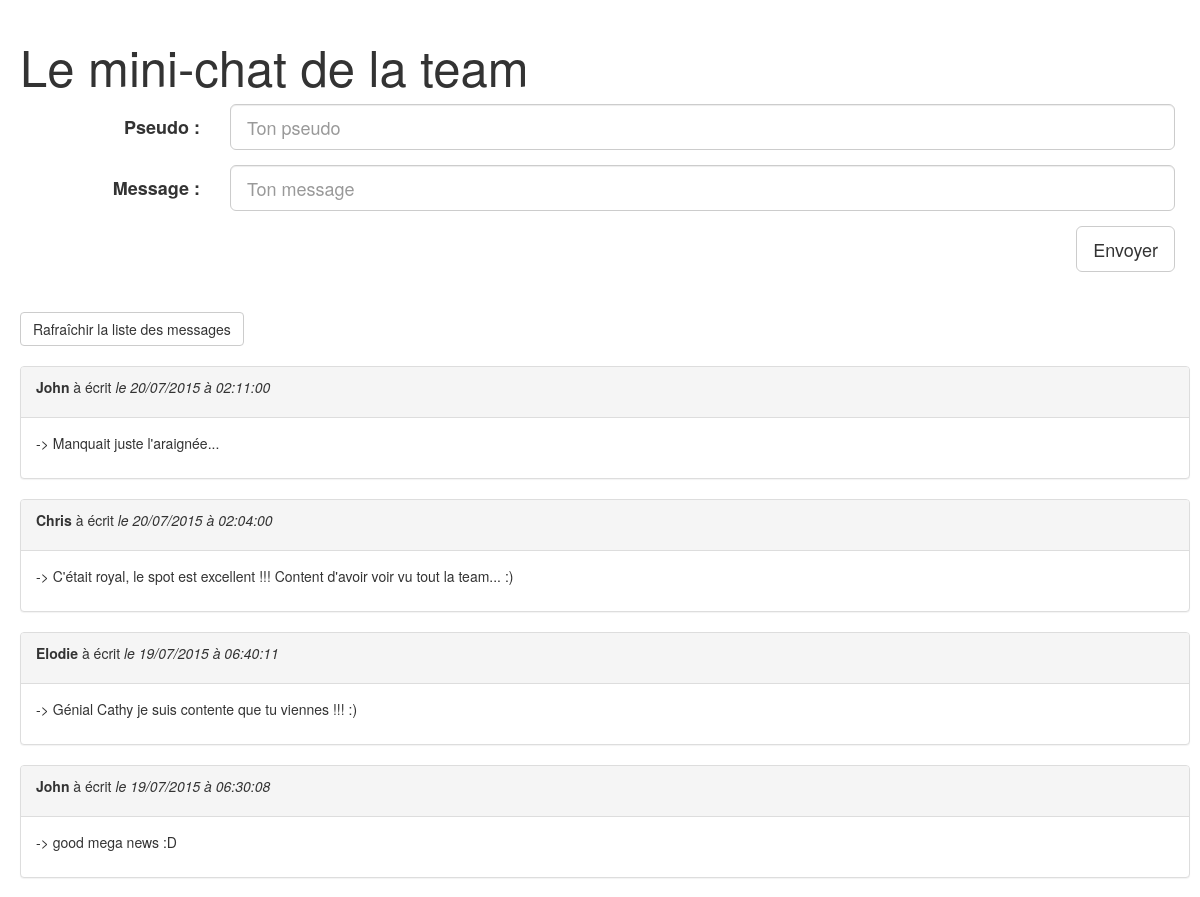
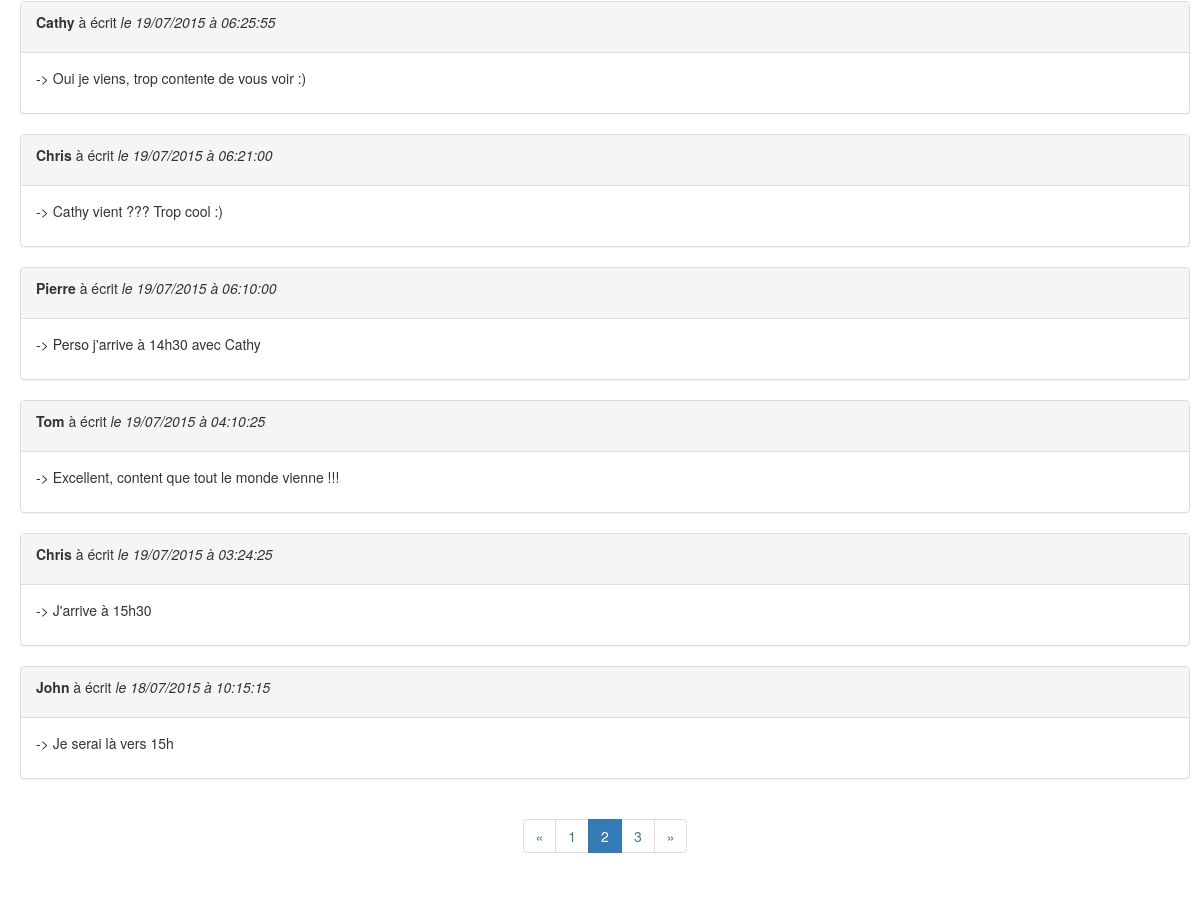
The app's page /index.php?page=2 with its own data (2 pictures, top to bottom).
### tables this page shows
CREATE TABLE IF NOT EXISTS `messages` (
  `id` int(11) NOT NULL,
  `pseudo` varchar(255) NOT NULL,
  `message` varchar(255) NOT NULL,
  `date_time_msg` datetime NOT NULL
);

### index.php (the view, shortened to what this page needs)
<!DOCTYPE html>
<html>
    <head>
        <link href="https://maxcdn.bootstrapcdn.com/bootstrap/3.3.5/css/bootstrap.min.css" rel="stylesheet">
        <link href="css/style_01.css"  rel="stylesheet" type="text/css" media="all">
    </head>
    <body>
        <div class="container">
            <h1 class="row">Le mini-chat de la team</h1>
            <div class="row">
                <form class="form-horizontal col-md-12" method="post" action="pages/minichat_post.php">
                    <div class="form-group form-group-lg">
                        <label for="pseudo" class="col-sm-2 control-label">Pseudo : </label>
                        <div class="col-sm-10 focus">
                            <input class="form-control" <?php
                                ?> type="text" name="pseudo" id="pseudo" placeholder="Ton pseudo" autofocus required />
                        </div>
                    </div>
                    <div class="form-group form-group-lg">
                        <label for="message" class="col-sm-2 control-label">Message : </label>
                        <div class="col-sm-10 focus">
                            <input class="form-control" type="text" name="message" id="message" placeholder="Ton message" autofocus required />
                        </div>
                    </div>
                    <button type="submit" class="btn btn-default btn-lg pull-right clearfix">Envoyer</button>
                    <div class="clearfix"></div>
                </form>
            </div>
            <div id="toFresh" class="row clearfix">
                <a href="index.php" class="btn btn-default">Rafraîchir la liste des messages</a>
            </div>
            <section class="row">
                <?php
                include 'configuration/configurationPDO.php';
                $limit_messages_per_page = 10;
                $sql_count = "SELECT COUNT(id) AS counter FROM messages";
                $req_count = $bdd->prepare($sql_count);
                $req_count->execute();
                $messages = $req_count->fetch(PDO::FETCH_ASSOC);
                $counter = $messages['counter'];
                $number_of_pages = ceil($counter / $limit_messages_per_page);
                if (isset($_GET['page'])) {
                      $current_page = (int) $_GET['page'];
                } else {
                    $current_page = 1;
                }
                $limit_start = (int) (($current_page -1) * $limit_messages_per_page);
                $req = $bdd->query("SELECT id, pseudo, message, date_time_msg
                                    FROM messages
                                    ORDER by id DESC
                                    LIMIT $limit_start,$limit_messages_per_page
                                   ");
                while ($datas = $req->fetch()) {
                    $new_date_format = (new DateTime($datas['date_time_msg']))->format('d/m/Y à H:i:s');
                ?>
                <div class="panel panel-default">
                    <div class="panel-heading"><p><strong><?php echo htmlspecialchars(strip_tags($datas['pseudo'])); ?></strong> à écrit <em>le <?php echo $new_date_format ; ?></em></p></div>
                    <div class="panel-body">
                        <p>-> <?php echo  htmlspecialchars(strip_tags($datas['message'])); ?></p>
                    </div>
                </div>
                <?php
                }
                ?>
            </section>
            <nav class="row text-center">
                <ul class="pagination">
                    <?php
                    if ($current_page != 1)
                    {
                    ?>
                    <li>
                        <a href="index.php?page=<?php echo $current_page -1 ; ?>" aria-label="Previous">
                          <span aria-hidden="true">&laquo;</span>
                        </a>
                    </li>
                    <?php
                    }
                    ?>
                    <?php
                    for ($i = 1; $i <= $number_of_pages; $i++) {
                        echo '<li';
                        if ($current_page == $i) {
                            echo ' class="active"';
                        }
                        echo '><a href="index.php?page=' . $i . '">' . $i . '</a></li>';
                    }
                    ?>
                    <?php
                    if ($current_page != $number_of_pages)
                    {
                    ?>
                    <li>
                        <a href="index.php?page=<?php echo $current_page + 1; ?>" aria-label="Next">
                          <span aria-hidden="true">&raquo;</span>
                        </a>
                    </li>
                    <?php
                    }
                    ?>
                </ul>
            </nav>
        </div>
    </body>
</html>

### css/style_01.css (style rules this page uses)
body { margin: 20px; }
form { margin-bottom: 30px; }
#toFresh { margin-top: 10px; margin-bottom: 20px; }
h1 { font-size: 1.8em; }
@media (min-width: 768px) { h1 { font-size: 3.0em; } }
@media (min-width: 992px) { h1 { font-size: 3.5em; } }

### records on screen
messages: pseudo "John", date_time_msg "20/07/2015 à 02:11:00", message "Manquait juste l'araignée..."
messages: pseudo "Chris", date_time_msg "20/07/2015 à 02:04:00", message "C'était royal, le spot est excellent !!! Content d'avoir voir vu tout la team... :)"
messages: pseudo "Elodie", date_time_msg "19/07/2015 à 06:40:11", message "Génial Cathy je suis contente que tu viennes !!! :)"
messages: pseudo "John", date_time_msg "19/07/2015 à 06:30:08", message "good mega news :D"
messages: pseudo "Cathy", date_time_msg "19/07/2015 à 06:25:55", message "Oui je viens, trop contente de vous voir :)"
messages: pseudo "Chris", date_time_msg "19/07/2015 à 06:21:00", message "Cathy vient ??? Trop cool :)"
messages: pseudo "Pierre", date_time_msg "19/07/2015 à 06:10:00", message "Perso j'arrive à 14h30 avec Cathy"
messages: pseudo "Tom", date_time_msg "19/07/2015 à 04:10:25", message "Excellent, content que tout le monde vienne !!!"
messages: pseudo "Chris", date_time_msg "19/07/2015 à 03:24:25", message "J'arrive à 15h30"
messages: pseudo "John", date_time_msg "18/07/2015 à 10:15:15", message "Je serai là vers 15h"
